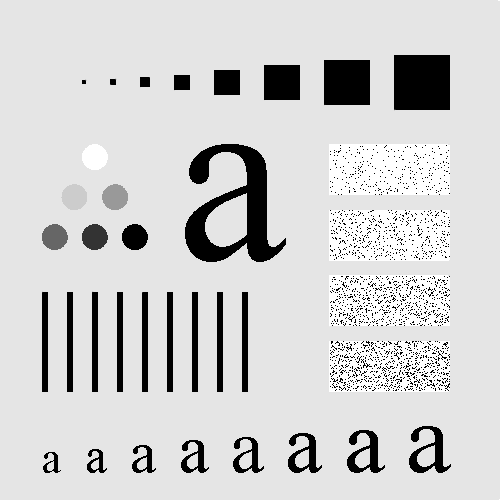
%> input picture Project 3/src/data/characters_test_pattern.tif, 500 x 500 px
$ octave frequency_filter.m   (GNU Octave 9; MATLAB toolbox functions it lacks are replaced by stand-ins)
%> lines starting %> are read from the running program, lines starting %| are printed output that depends on the picture; in (x1, y1, x2, y2) boxes, pixels count from 0 and x2, y2 are one past the last pixel; in counts of white or black regions, pixels touching at a corner belong together; the program's own positions count from 1
### Project 3/src/ideal_lowpass_filter.m
function [ output ] = ideal_lowpass_filter( m, n, D0 )
%IDEAL_LOWPASS_FILTER The ideal lowpass filter
%   H(u, v) = 1, if D(u, v) <= D0
%             0, if D(u, v) > D0
    u = [0:(m-1) -m:-1];
    v = [0:(n-1) -n:-1];
    [V, U] = meshgrid(v, u);
    D = V.^2 + U.^2;
    output = zeros(size(D));
    output(D <= D0^2) = 1;
end

### Project 3/src/butterworth_highpass_filter.m
function [ output ] = butterworth_highpass_filter( m, n, D0, N )
%BUTTERWORTH_HIGHPASS_FILTER The Butterworth highpass filter
%   H(u, v) = 1 - (1 / (1 + (D(u, v) / D0)^2n))
    u = [0:(m-1) -m:-1];
    v = [0:(n-1) -n:-1];
    [V, U] = meshgrid(v, u);
    D = sqrt((V.^2 + U.^2));
    output = 1 - (1 ./ (1 + (D ./ D0).^(2 * N)));
end

### Project 3/src/butterworth_lowpass_filter.m
function [ output ] = butterworth_lowpass_filter( m, n, D0, N )
%BUTTERWORTH_LOWPASS_FILTER The Butterworth lowpass filter
%   H(u, v) = 1 / (1 + (D(u, v) / D0)^2n)
    u = [0:(m-1) -m:-1];
    v = [0:(n-1) -n:-1];
    [V, U] = meshgrid(v, u);
    D = sqrt((V.^2 + U.^2));
    output = 1 ./ (1 + (D ./ D0).^(2 * N));
end

### Project 3/src/gaussian_highpass_filter.m
function [ output ] = gaussian_highpass_filter( m, n, D0 )
%GAUSSIAN_HIGHPASS_FILTER The Gaussian highpass filter
%   H(u, v) = 1 - e^(-D(u, v) / (2 * D0^2))
    u = [0:(m-1) -m:-1];
    v = [0:(n-1) -n:-1];
    [V, U] = meshgrid(v, u);
    D = V.^2 + U.^2;
    output = 1 - exp(-D./(2*(D0^2)));
end

### Project 3/src/gaussian_lowpass_filter.m
function [ output ] = gaussian_lowpass_filter( m, n, D0 )
%GAUSSIAN_LOWPASS_FILTER The Gaussian lowpass filter
%   H(u, v) = e^(-D(u, v) / (2 * D0^2))
    u = [0:(m-1) -m:-1];
    v = [0:(n-1) -n:-1];
    [V, U] = meshgrid(v, u);
    D = V.^2 + U.^2;
    output = exp(-D./(2*(D0^2)));
end

### Project 3/src/ideal_highpass_filter.m
function [ output ] = ideal_highpass_filter( m, n, D0 )
%IDEAL_HIGHPASS_FILTER The ideal highpass filter
%   H(u, v) = 0, if D(u, v) <= D0
%             1, if D(u, v) > D0
    u = [0:(m-1) -m:-1];
    v = [0:(n-1) -n:-1];
    [V, U] = meshgrid(v, u);
    D = V.^2 + U.^2;
    output = zeros(size(D));
    output(D > D0^2) = 1;
end

### Project 3/src/frequency_filter.m
clc; clear;
%% Read the original image
fig_original = double(imread('data/characters_test_pattern.tif')) / 255;
%> fig_original: size 500x500 double; min 0, max 1, mean 0.813
imwrite(fig_original, 'data/characters_test_pattern.png');

%% Discrete Fourier Transformation
F = fft2(fig_original, size(fig_original, 1) * 2, size(fig_original, 2) * 2);

%% Ideal Lowpass Filter
% The original image
figure('Name', 'Ideal Lowpass Filter');
subplot(2, 3, 1);
imshow(fig_original, [])
title('original image');
% ILPF with cutoff frequency set at radii value 10
ideal_lowpass_10 = real(ifft2(ideal_lowpass_filter(size(fig_original, 1), size(fig_original, 2), 10) .* F));
%> in ideal_lowpass_filter, `output(D <= D0^2) = 1;`:
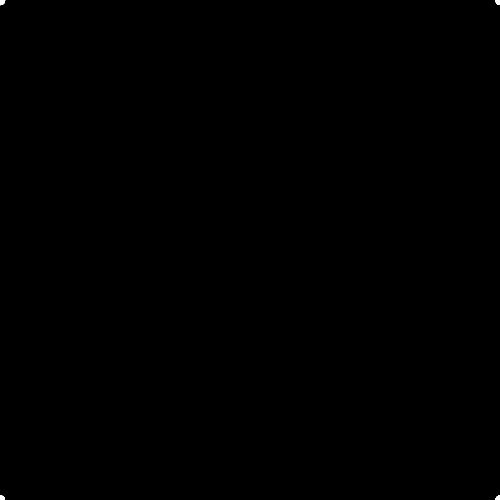
%> output: size 1000x1000 double (shown at 1/2 size); values 0 (black) and 1 (white), 0.03% white; 4 white regions, box (x1, y1, x2, y2) and area: (0, 0, 11, 11) 90, (990, 0, 1000, 10) 79, (0, 990, 10, 1000) 79, (991, 991, 1000, 1000) 69
ideal_lowpass_10 = ideal_lowpass_10(1:size(fig_original, 1), 1:size(fig_original, 2));
%> ideal_lowpass_10: size 500x500 double
subplot(2, 3, 2);
imshow(ideal_lowpass_10, [])
title('cutoff frequency: 10');
imwrite(ideal_lowpass_10, 'data/ILPF_10.png');
% ILPF with cutoff frequency set at radii value 30
ideal_lowpass_30 = real(ifft2(ideal_lowpass_filter(size(fig_original, 1), size(fig_original, 2), 30) .* F));
%> in ideal_lowpass_filter (call 2), `output(D <= D0^2) = 1;`: output: size 1000x1000 double; values 0 (black) and 1 (white), 0.28% white; 4 white regions, box (x1, y1, x2, y2) and area: (0, 0, 31, 31) 736, (970, 0, 1000, 30) 705, (0, 970, 30, 1000) 705, (971, 971, 1000, 1000) 675
ideal_lowpass_30 = ideal_lowpass_30(1:size(fig_original, 1), 1:size(fig_original, 2));
%> ideal_lowpass_30: size 500x500 double
subplot(2, 3, 3);
imshow(ideal_lowpass_30, [])
title('cutoff frequency: 30');
imwrite(ideal_lowpass_30, 'data/ILPF_30.png');
% ILPF with cutoff frequency set at radii value 60
ideal_lowpass_60 = real(ifft2(ideal_lowpass_filter(size(fig_original, 1), size(fig_original, 2), 60) .* F));
%> in ideal_lowpass_filter (call 3), `output(D <= D0^2) = 1;`: output: size 1000x1000 double; values 0 (black) and 1 (white), 1.1% white; 4 white regions, box (x1, y1, x2, y2) and area: (0, 0, 61, 61) 2883, (940, 0, 1000, 60) 2822, (0, 940, 60, 1000) 2822, (941, 941, 1000, 1000) 2762
ideal_lowpass_60 = ideal_lowpass_60(1:size(fig_original, 1), 1:size(fig_original, 2));
%> ideal_lowpass_60: size 500x500 double
subplot(2, 3, 4);
imshow(ideal_lowpass_60, [])
title('cutoff frequency: 60');
imwrite(ideal_lowpass_60, 'data/ILPF_60.png');
% ILPF with cutoff frequency set at radii value 160
ideal_lowpass_160 = real(ifft2(ideal_lowpass_filter(size(fig_original, 1), size(fig_original, 2), 160) .* F));
%> in ideal_lowpass_filter (call 4), `output(D <= D0^2) = 1;`: output: size 1000x1000 double; values 0 (black) and 1 (white), 8% white; 4 white regions, box (x1, y1, x2, y2) and area: (0, 0, 161, 161) 20256, (840, 0, 1000, 160) 20095, (0, 840, 160, 1000) 20095, (841, 841, 1000, 1000) 19935
ideal_lowpass_160 = ideal_lowpass_160(1:size(fig_original, 1), 1:size(fig_original, 2));
%> ideal_lowpass_160: size 500x500 double
subplot(2, 3, 5);
imshow(ideal_lowpass_160, [])
title('cutoff frequency: 160');
imwrite(ideal_lowpass_160, 'data/ILPF_160.png');
% ILPF with cutoff frequency set at radii value 460
ideal_lowpass_460 = real(ifft2(ideal_lowpass_filter(size(fig_original, 1), size(fig_original, 2), 460) .* F));
%> call 5 of ideal_lowpass_filter, with m = 500, n = 500, D0 = 460
%> in ideal_lowpass_filter (call 5), `output(D <= D0^2) = 1;`:
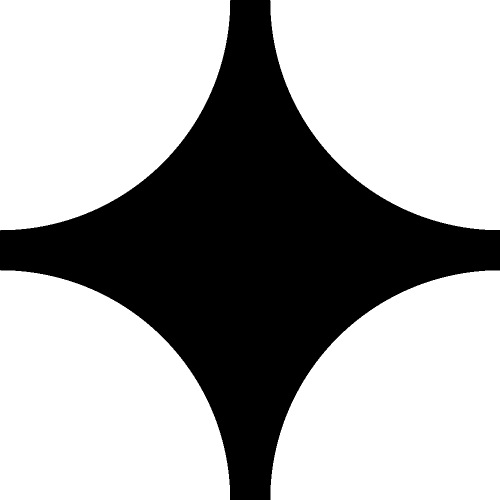
%> output: size 1000x1000 double (shown at 1/2 size); values 0 (black) and 1 (white), 66.5% white; 1 black region, box (x1, y1, x2, y2) and area: (0, 0, 1000, 1000) 335275
ideal_lowpass_460 = ideal_lowpass_460(1:size(fig_original, 1), 1:size(fig_original, 2));
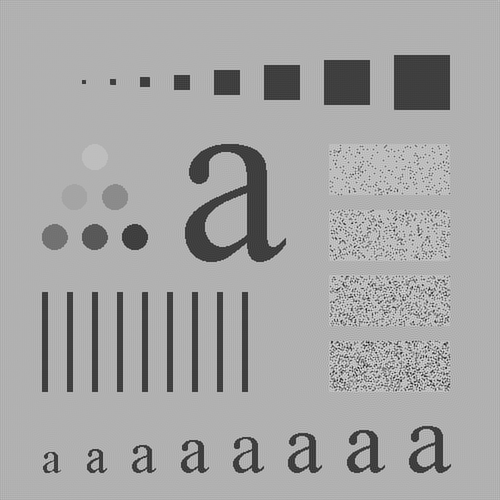
%> ideal_lowpass_460: size 500x500 double; min -0.5, max 1.51, mean 0.813; drawn with min black and max white
subplot(2, 3, 6);
imshow(ideal_lowpass_460, [])
title('cutoff frequency: 460');
imwrite(ideal_lowpass_460, 'data/ILPF_460.png');

%% Butterworth Lowpass Filter
% The original image
figure('Name', 'Butterworth Lowpass Filter');
subplot(2, 3, 1);
imshow(fig_original, [])
title('original image');
% BLPF with cutoff frequency set at radii value 10
butterworth_lowpass_10 = real(ifft2(butterworth_lowpass_filter(size(fig_original, 1), size(fig_original, 2), 10, 2) .* F));
butterworth_lowpass_10 = butterworth_lowpass_10(1:size(fig_original, 1), 1:size(fig_original, 2));
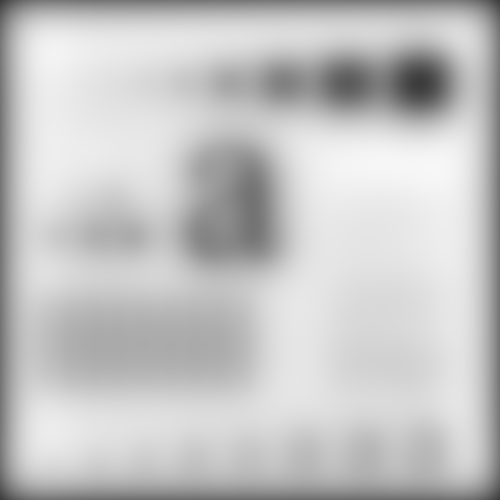
%> butterworth_lowpass_10: size 500x500 double; min 0.235, max 0.97, mean 0.772
subplot(2, 3, 2);
imshow(butterworth_lowpass_10, [])
title('cutoff frequency: 10');
imwrite(butterworth_lowpass_10, 'data/BLPF_10.png');
% BLPF with cutoff frequency set at radii value 30
butterworth_lowpass_30 = real(ifft2(butterworth_lowpass_filter(size(fig_original, 1), size(fig_original, 2), 30, 2) .* F));
butterworth_lowpass_30 = butterworth_lowpass_30(1:size(fig_original, 1), 1:size(fig_original, 2));
%> butterworth_lowpass_30: size 500x500 double
subplot(2, 3, 3);
imshow(butterworth_lowpass_30, [])
title('cutoff frequency: 30');
imwrite(butterworth_lowpass_30, 'data/BLPF_30.png');
% BLPF with cutoff frequency set at radii value 60
butterworth_lowpass_60 = real(ifft2(butterworth_lowpass_filter(size(fig_original, 1), size(fig_original, 2), 60, 2) .* F));
butterworth_lowpass_60 = butterworth_lowpass_60(1:size(fig_original, 1), 1:size(fig_original, 2));
%> butterworth_lowpass_60: size 500x500 double
subplot(2, 3, 4);
imshow(butterworth_lowpass_60, [])
title('cutoff frequency: 60');
imwrite(butterworth_lowpass_60, 'data/BLPF_60.png');
% BLPF with cutoff frequency set at radii value 160
butterworth_lowpass_160 = real(ifft2(butterworth_lowpass_filter(size(fig_original, 1), size(fig_original, 2), 160, 2) .* F));
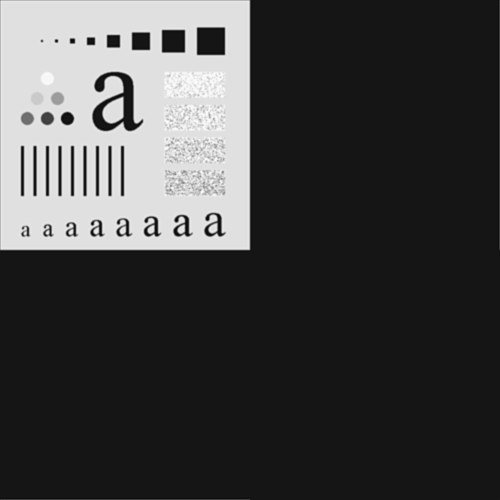
%> butterworth_lowpass_160: size 1000x1000 double (shown at 1/2 size); min -0.0948, max 1.03, mean 0.203; drawn with min black and max white
butterworth_lowpass_160 = butterworth_lowpass_160(1:size(fig_original, 1), 1:size(fig_original, 2));
%> butterworth_lowpass_160: size 500x500 double
subplot(2, 3, 5);
imshow(butterworth_lowpass_160, [])
title('cutoff frequency: 160');
imwrite(butterworth_lowpass_160, 'data/BLPF_160.png');
% BLPF with cutoff frequency set at radii value 460
butterworth_lowpass_460 = real(ifft2(butterworth_lowpass_filter(size(fig_original, 1), size(fig_original, 2), 460, 2) .* F));
butterworth_lowpass_460 = butterworth_lowpass_460(1:size(fig_original, 1), 1:size(fig_original, 2));
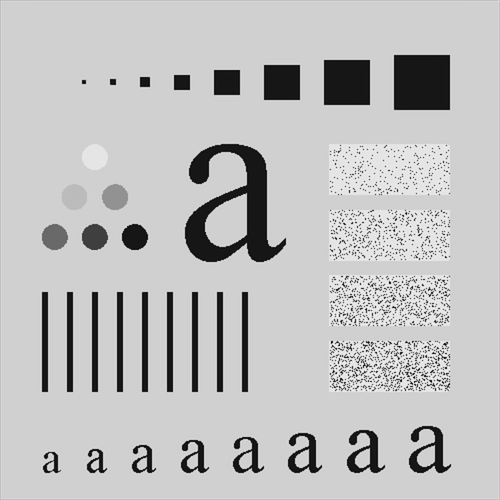
%> butterworth_lowpass_460: size 500x500 double; min -0.11, max 1.12, mean 0.813; drawn with min black and max white
subplot(2, 3, 6);
imshow(butterworth_lowpass_460, [])
title('cutoff frequency: 460');
imwrite(butterworth_lowpass_460, 'data/BLPF_460.png');

%% Gaussian Lowpass Filter
% The original image
figure('Name', 'Gaussian Lowpass Filter');
subplot(2, 3, 1);
imshow(fig_original, [])
title('original image');
% GLPF with cutoff frequency set at radii value 10
gaussian_lowpass_10 = real(ifft2(gaussian_lowpass_filter(size(fig_original, 1), size(fig_original, 2), 10) .* F));
gaussian_lowpass_10 = gaussian_lowpass_10(1:size(fig_original, 1), 1:size(fig_original, 2));
%> gaussian_lowpass_10: size 500x500 double
subplot(2, 3, 2);
imshow(gaussian_lowpass_10, [])
title('cutoff frequency: 10');
imwrite(gaussian_lowpass_10, 'data/GLPF_10.png');
% GLPF with cutoff frequency set at radii value 30
gaussian_lowpass_30 = real(ifft2(gaussian_lowpass_filter(size(fig_original, 1), size(fig_original, 2), 30) .* F));
gaussian_lowpass_30 = gaussian_lowpass_30(1:size(fig_original, 1), 1:size(fig_original, 2));
%> gaussian_lowpass_30: size 500x500 double
subplot(2, 3, 3);
imshow(gaussian_lowpass_30, [])
title('cutoff frequency: 30');
imwrite(gaussian_lowpass_30, 'data/GLPF_30.png');
% GLPF with cutoff frequency set at radii value 60
gaussian_lowpass_60 = real(ifft2(gaussian_lowpass_filter(size(fig_original, 1), size(fig_original, 2), 60) .* F));
gaussian_lowpass_60 = gaussian_lowpass_60(1:size(fig_original, 1), 1:size(fig_original, 2));
%> gaussian_lowpass_60: size 500x500 double
subplot(2, 3, 4);
imshow(gaussian_lowpass_60, [])
title('cutoff frequency: 60');
imwrite(gaussian_lowpass_60, 'data/GLPF_60.png');
% GLPF with cutoff frequency set at radii value 160
gaussian_lowpass_160 = real(ifft2(gaussian_lowpass_filter(size(fig_original, 1), size(fig_original, 2), 160) .* F));
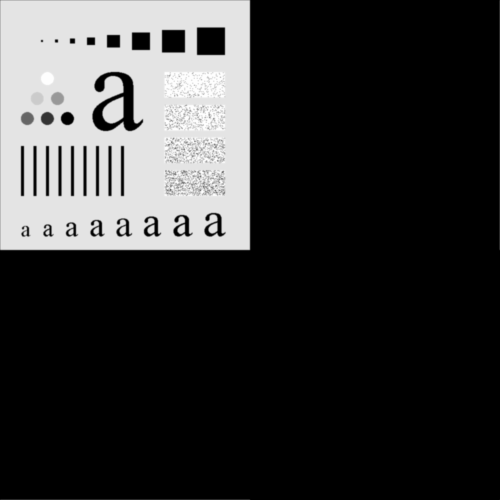
%> gaussian_lowpass_160: size 1000x1000 double (shown at 1/2 size); min -0.000182, max 1, mean 0.203; drawn with min black and max white
gaussian_lowpass_160 = gaussian_lowpass_160(1:size(fig_original, 1), 1:size(fig_original, 2));
%> gaussian_lowpass_160: size 500x500 double
subplot(2, 3, 5);
imshow(gaussian_lowpass_160, [])
title('cutoff frequency: 160');
imwrite(gaussian_lowpass_160, 'data/GLPF_160.png');
% GLPF with cutoff frequency set at radii value 460
gaussian_lowpass_460 = real(ifft2(gaussian_lowpass_filter(size(fig_original, 1), size(fig_original, 2), 460) .* F));
gaussian_lowpass_460 = gaussian_lowpass_460(1:size(fig_original, 1), 1:size(fig_original, 2));
subplot(2, 3, 6);
imshow(gaussian_lowpass_460, [])
title('cutoff frequency: 460');
imwrite(gaussian_lowpass_460, 'data/GLPF_460.png');

%% Ideal Highpass Filter
% IHPF with cutoff frequency set at radii value 30
ideal_highpass_30 = real(ifft2(ideal_highpass_filter(size(fig_original, 1), size(fig_original, 2), 30) .* F));
ideal_highpass_30 = ideal_highpass_30(1:size(fig_original, 1), 1:size(fig_original, 2));
subplot(1, 3, 1);
imshow(ideal_highpass_30, [])
title('cutoff frequency: 30');
imwrite(ideal_highpass_30, 'data/IHPF_30.png');
% IHPF with cutoff frequency set at radii value 60
ideal_highpass_60 = real(ifft2(ideal_highpass_filter(size(fig_original, 1), size(fig_original, 2), 60) .* F));
ideal_highpass_60 = ideal_highpass_60(1:size(fig_original, 1), 1:size(fig_original, 2));
subplot(1, 3, 2);
imshow(ideal_highpass_60, [])
title('cutoff frequency: 60');
imwrite(ideal_highpass_60, 'data/IHPF_60.png');
% IHPF with cutoff frequency set at radii value 160
ideal_highpass_160 = real(ifft2(ideal_highpass_filter(size(fig_original, 1), size(fig_original, 2), 160) .* F));
ideal_highpass_160 = ideal_highpass_160(1:size(fig_original, 1), 1:size(fig_original, 2));
subplot(1, 3, 3);
imshow(ideal_highpass_160, [])
title('cutoff frequency: 160');
imwrite(ideal_highpass_160, 'data/IHPF_160.png');

%% Butterworth Highpass Filter
% BHPF with cutoff frequency set at radii value 30
butterworth_highpass_30 = real(ifft2(butterworth_highpass_filter(size(fig_original, 1), size(fig_original, 2), 30, 2) .* F));
butterworth_highpass_30 = butterworth_highpass_30(1:size(fig_original, 1), 1:size(fig_original, 2));
subplot(1, 3, 1);
imshow(butterworth_highpass_30, [])
title('cutoff frequency: 30');
imwrite(butterworth_highpass_30, 'data/BHPF_30.png');
% BHPF with cutoff frequency set at radii value 60
butterworth_highpass_60 = real(ifft2(butterworth_highpass_filter(size(fig_original, 1), size(fig_original, 2), 60, 2) .* F));
butterworth_highpass_60 = butterworth_highpass_60(1:size(fig_original, 1), 1:size(fig_original, 2));
subplot(1, 3, 2);
imshow(butterworth_highpass_60, [])
title('cutoff frequency: 60');
imwrite(butterworth_highpass_60, 'data/BHPF_60.png');
% BHPF with cutoff frequency set at radii value 160
butterworth_highpass_160 = real(ifft2(butterworth_highpass_filter(size(fig_original, 1), size(fig_original, 2), 160, 2) .* F));
butterworth_highpass_160 = butterworth_highpass_160(1:size(fig_original, 1), 1:size(fig_original, 2));
subplot(1, 3, 3);
imshow(butterworth_highpass_160, [])
title('cutoff frequency: 160');
imwrite(butterworth_highpass_160, 'data/BHPF_160.png');

%% Gaussian Highpass Filter
% GHPF with cutoff frequency set at radii value 30
gaussian_highpass_30 = real(ifft2(gaussian_highpass_filter(size(fig_original, 1), size(fig_original, 2), 30) .* F));
gaussian_highpass_30 = gaussian_highpass_30(1:size(fig_original, 1), 1:size(fig_original, 2));
subplot(1, 3, 1);
imshow(gaussian_highpass_30, [])
title('cutoff frequency: 30');
imwrite(gaussian_highpass_30, 'data/GHPF_30.png');
% GHPF with cutoff frequency set at radii value 60
gaussian_highpass_60 = real(ifft2(gaussian_highpass_filter(size(fig_original, 1), size(fig_original, 2), 60) .* F));
gaussian_highpass_60 = gaussian_highpass_60(1:size(fig_original, 1), 1:size(fig_original, 2));
subplot(1, 3, 2);
imshow(gaussian_highpass_60, [])
title('cutoff frequency: 60');
imwrite(gaussian_highpass_60, 'data/GHPF_60.png');
% GHPF with cutoff frequency set at radii value 160
gaussian_highpass_160 = real(ifft2(gaussian_highpass_filter(size(fig_original, 1), size(fig_original, 2), 160) .* F));
gaussian_highpass_160 = gaussian_highpass_160(1:size(fig_original, 1), 1:size(fig_original, 2));
subplot(1, 3, 3);
imshow(gaussian_highpass_160, [])
title('cutoff frequency: 160');
imwrite(gaussian_highpass_160, 'data/GHPF_160.png');
